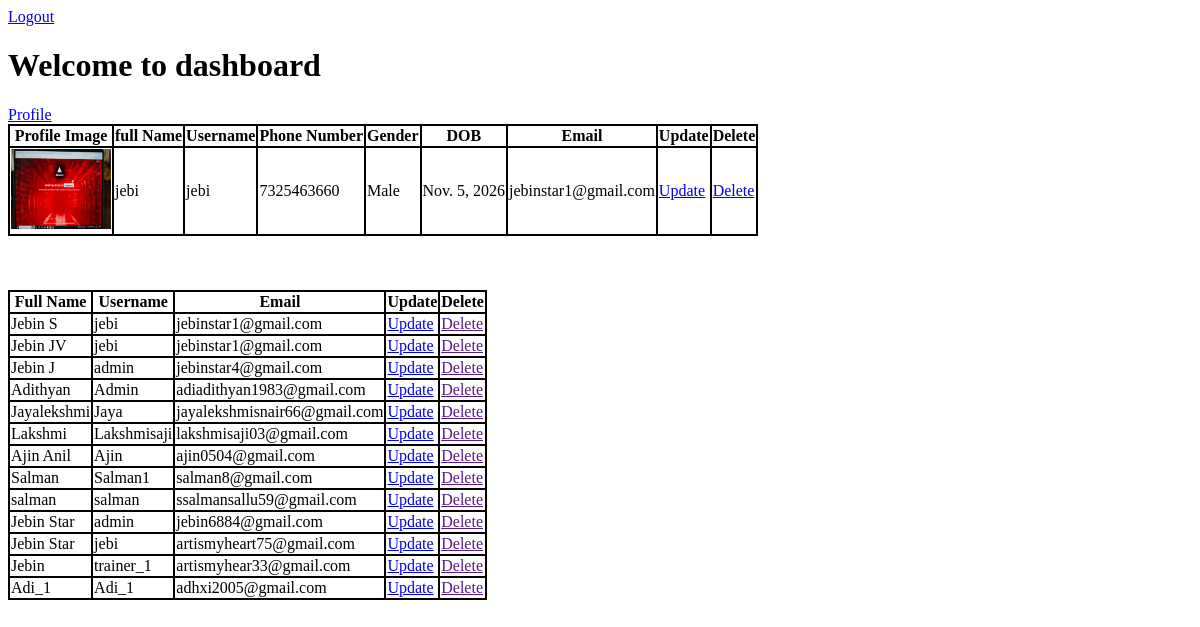
Page /dashboard/ on the earlier database version.
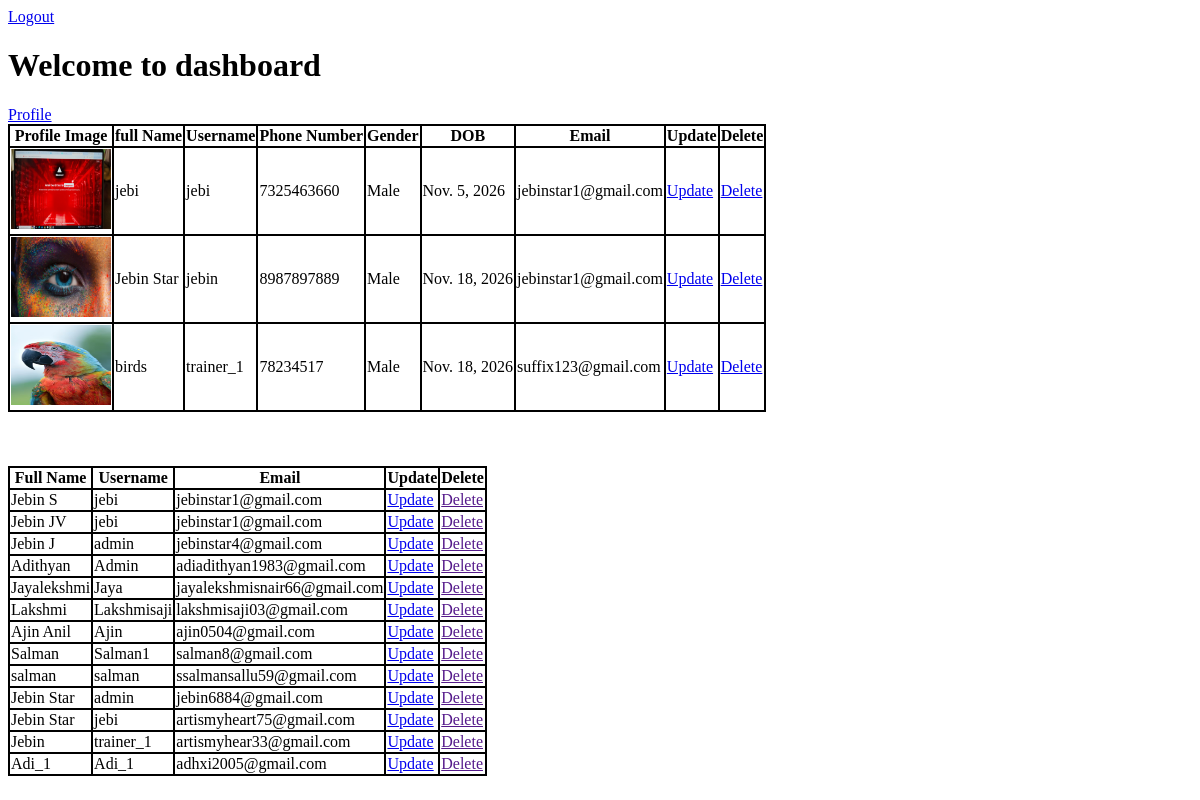
Same page on the later database version.
### myapp/models.py (models this page shows, shortened)
class RegisterModel(models.Model):
    profile = models.ImageField(upload_to="profile_image/")
    full_name=models.CharField(max_length=30)
    username=models.CharField(max_length=50)
    number=models.IntegerField()
    choose=[
        ("Male","Male"),
        ("Female","Female")
    ]
    gender=models.CharField(max_length=50)
    dob=models.DateField()
    email=models.EmailField()
    password=models.CharField(max_length=50)

class RegisterViewModel(models.Model):
    full_name = models.CharField(max_length=50)
    username = models.CharField(max_length=30)
    email = models.EmailField()
    password = models.CharField(max_length=20)

### myapp/views.py (the view)
# urls.py: path("dashboard/", views.dashboard, name="dashboard"),
def dashboard(request):
    mydata = RegisterModel.objects.all()
    form = RegisterViewModel.objects.all()
    return render(request, "dashboard.html", {"mydata":mydata, "form":form})

### myapp/templates/dashboard.html (shortened to what this page needs)
<!DOCTYPE html>
<html lang="en">
<head>
</head>
<body>
    <a href="{% url 'logout' %}">Logout</a>
    <h1>Welcome to dashboard</h1>
    <a href="{% url 'profile' %}">Profile</a>
    <table>
        <tr>
            <th>Profile Image</th>
            <th>full Name</th>
            <th>Username </th>
            <th>Phone Number</th>
            <th>Gender</th>
            <th>DOB</th>
            <th>Email</th>
            <th>Update</th>
            <th>Delete</th>
        </tr>
        {% if mydata %}
        {% for i in mydata %}
        <tr>
            <td><img style="width: 100px; height: 80px;" src="{{ i.profile.url }}" alt="image"></td>
            <td>{{ i.full_name }}</td>
            <td>{{ i.username }}</td>
            <td>{{ i.number }}</td>
            <td>{{ i.gender }}</td>
            <td>{{ i.dob }}</td>
            <td>{{ i.email }}</td>
            <td><a href="{% url 'update' i.id %}">Update</a></td>
            <td><a href="{% url 'delete' i.id %}">Delete</a></td>
        </tr>
        {% endfor %}
        {% endif %}
    </table><br><br><br>
    <table>
        <tr>
            <th>Full Name</th>
            <th>Username</th>
            <th>Email</th>
            <th>Update</th>
            <th>Delete</th>
        </tr>
        {% if form %}
            {% for i in form %}
                <tr>
                    <td>{{ i.full_name }}</td>
                    <td>{{ i.username }}</td>
                    <td>{{ i.email }}</td>
                    <td><a href="{% url 'update_list' i.id %}">Update</a></td>
                    <td><a href="">Delete</a></td>
                </tr>
            {% endfor %}
        {% endif %}
    </table>
</body>
</html>

### myapp/templates/dashboard.html (style rules this page uses)
table,tr,th,td { border: 2px solid black; border-collapse: collapse; }

Differences in the rows shown:
added RegisterModel: profile (picture), full_name "Jebin Star", username "jebin", number "8987897889", gender "Male", dob "Nov. 18, 2026", email "jebinstar1@gmail.com"
added RegisterModel: profile (picture), full_name "birds", username "trainer_1", number "78234517", gender "Male", dob "Nov. 18, 2026", email "suffix123@gmail.com"
